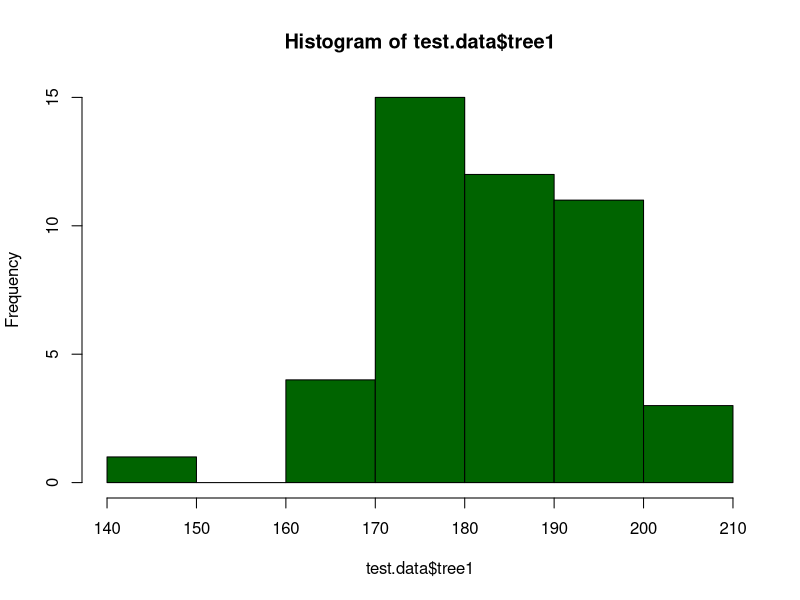

Here is the R script that generated this plot:
# Data Simulation variables
trees <- c("tree1", "tree2", "tree3", "tree4")
n.trees <- c(20, 20, 20, 20)
mean.trees <- c(180, 170, 150, 120)
sd.trees <- c(12, 12, 12, 12)



tree.abund <- rep(NA, sum(n.trees))

for(i in 1:length(trees)){
  
  tree.abund <- c(tree.abund, rnorm(n.trees[i], mean.trees[i], sd.trees[i]))
  }



# simulating data manually
test.data <- data.frame("tree1" = floor(rnorm(n = 46, mean = 180, sd = 12)),
                        "tree2" = rnorm(n = 46, mean = 170, sd = 12),
                        "tree3" = rnorm(n = 46, mean = 150, sd = 12),
                        "tree4" = rnorm(n = 46, mean = 120, sd = 12),
                        "tree6" = rnorm(n = 46, mean = 130, sd = 12),
                        "tree6" = rnorm(n = 46, mean = 140, sd = 12),
                        stringsAsFactors = F)

hist(x = test.data$tree1, col = "darkgreen")


test.pres <- data.frame("tree1" = round(rnorm(n = 46, mean = 0.5, sd = 0.25)),
                        "tree2" = round(rnorm(n = 46, mean = 0.5, sd = 0.25)),
                        "tree3" = round(rnorm(n = 46, mean = 0.5, sd = 0.25)),
                        "tree4" = round(rnorm(n = 46, mean = 0.5, sd = 0.25)),
                        "tree5" = round(rnorm(n = 46, mean = 0.5, sd = 0.25)),
                        "tree6" = round(rnorm(n = 46, mean = 0.5, sd = 0.25)),
                        stringsAsFactors = F)





